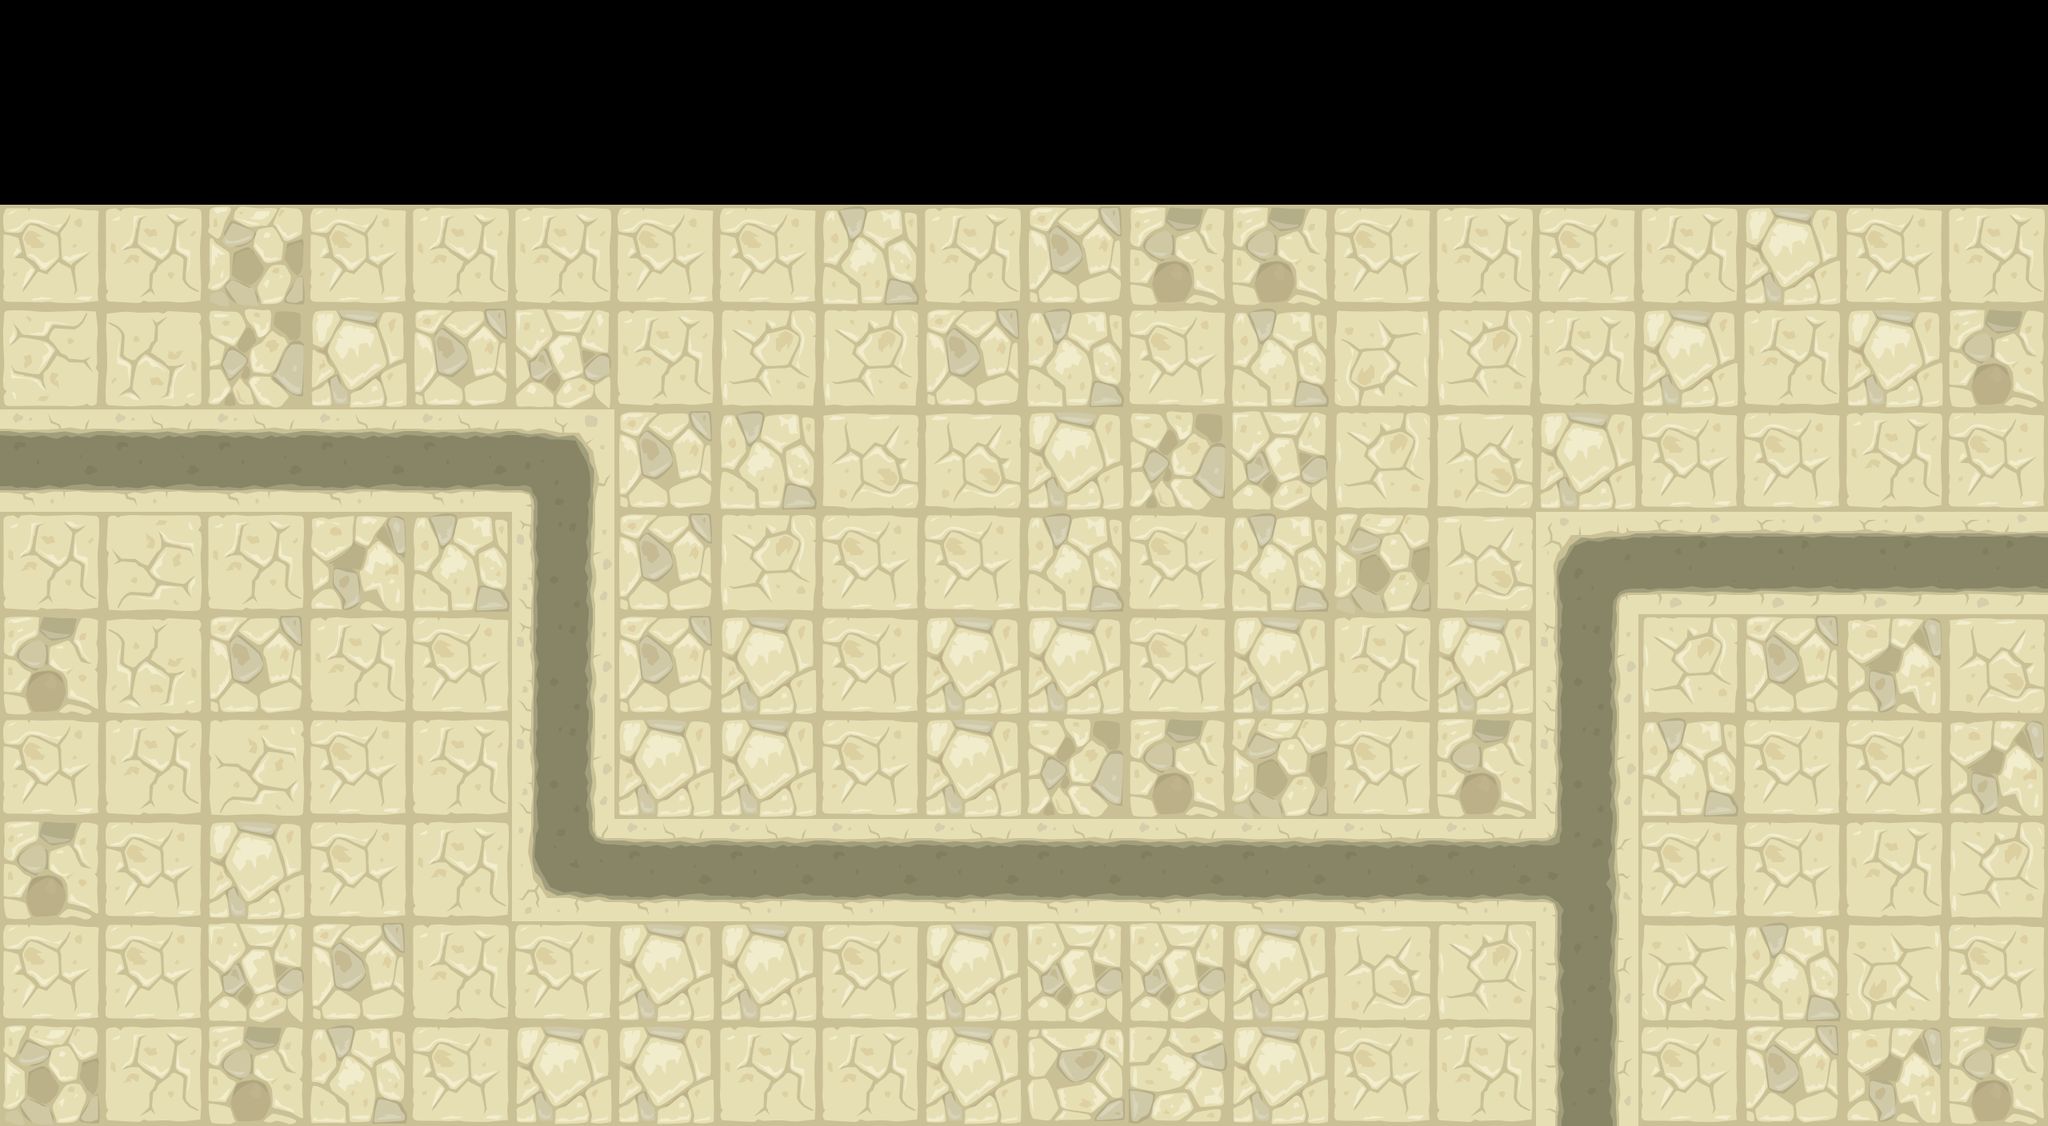

Below is a game level as drawn by its tile map, then a one-line description and the .tmx that defines it (tile-layer data replaced by summaries):
An orthogonal 20x11 tile map with 128x128 px tiles, 4 tile layers (Ground, Objects, Overlay2, Overlay), 2 tilesets and 41 objects (19x TileCollisionCircle, 13x TileCollisionRectangle, 2x StructurePlacement).

<map version="1.0" tiledversion="1.1.3" orientation="orthogonal" renderorder="right-down" width="20" height="11" tilewidth="128" tileheight="128" infinite="0" nextobjectid="213">
 <tileset firstgid="1" source="CombinedAssetsTileset.tsx" />
 <tileset firstgid="1025" source="CollisionShapesTilesets.tsx" />
 <layer name="Ground" width="20" height="11">
  <data>[220 cells, 180 non-empty, 18 distinct tile ids]</data>
 </layer>
 <layer name="Objects" width="20" height="11">
  <data>[220 cells, 52 non-empty, 45 distinct tile ids]</data>
 </layer>
 <layer name="Overlay2" width="20" height="11">
  <data>[220 cells, 52 non-empty, 49 distinct tile ids]</data>
 </layer>
 <layer name="Overlay" width="20" height="11">
  <data>[220 cells, 0 non-empty, 0 distinct tile ids]</data>
 </layer>
 <objectgroup name="EntityLayer">
  <object id="47" gid="125" x="952" y="978" width="128" height="128">
   <properties>
    <property name="PlacementOrder" type="int" value="2" />
   </properties>
  </object>
  <object id="51" gid="125" x="2132" y="1276" width="128" height="128">
   <properties>
    <property name="PlacementOrder" type="int" value="5" />
   </properties>
  </object>
  <object id="52" gid="125" x="446" y="1082" width="128" height="128">
   <properties>
    <property name="PlacementOrder" type="int" value="6" />
   </properties>
  </object>
  <object id="53" gid="125" x="1198" y="1338" width="128" height="128">
   <properties>
    <property name="PlacementOrder" type="int" value="7" />
   </properties>
  </object>
  <object id="54" gid="125" x="1700" y="696" width="128" height="128">
   <properties>
    <property name="PlacementOrder" type="int" value="8" />
   </properties>
  </object>
  <object id="80" type="StructurePlacement" gid="125" x="1324" y="614" width="128" height="128">
   <properties>
    <property name="PlacementOrder" type="int" value="3" />
   </properties>
  </object>
  <object id="128" gid="125" x="1374" y="964" width="128" height="128">
   <properties>
    <property name="PlacementOrder" type="int" value="6" />
   </properties>
  </object>
  <object id="131" type="StructurePlacement" gid="125" x="542" y="456" width="128" height="128">
   <properties>
    <property name="PlacementOrder" type="int" value="3" />
   </properties>
  </object>
 </objectgroup>
 <objectgroup name="Pathing">
  <object id="195" x="-84" y="558">
   <polyline points="6,14 784,24 792,526 2062,524 2074,146 2756,128" />
  </object>
 </objectgroup>
 <objectgroup name="Collisions">
  <object id="17" type="TileCollisionRectangle" gid="1025" x="926.67" y="816.67" width="356" height="66">
   <properties>
    <property name="AxisAlignedRectangleInstanceWidth" type="float" value="238" />
   </properties>
  </object>
  <object id="24" type="TileCollisionRectangle" gid="1025" x="-136.303" y="259.212" width="2809.27" height="128">
   <properties>
    <property name="AxisAlignedRectangleInstanceWidth" type="float" value="2809.27" />
   </properties>
  </object>
  <object id="25" type="TileCollisionRectangle" gid="1025" x="-134" y="1514" width="2794" height="128">
   <properties>
    <property name="AxisAlignedRectangleInstanceWidth" type="float" value="2794" />
   </properties>
  </object>
  <object id="164" type="TileCollisionRectangle" gid="1025" x="301" y="877" width="218" height="66">
   <properties>
    <property name="AxisAlignedRectangleInstanceWidth" type="float" value="218" />
   </properties>
  </object>
  <object id="168" type="TileCollisionCircle" gid="1026" x="813.5" y="965.25" width="64" height="64">
   <properties>
    <property name="Altitude" type="float" value="260" />
    <property name="CircleInstanceRadius" type="float" value="32" />
    <property name="ZHeight" type="float" value="132" />
   </properties>
  </object>
  <object id="169" type="TileCollisionRectangle" gid="1025" x="808.5" y="1256.25" width="64" height="52">
   <properties>
    <property name="AxisAlignedRectangleInstanceHeight" type="float" value="52" />
    <property name="AxisAlignedRectangleInstanceWidth" type="float" value="64" />
   </properties>
  </object>
  <object id="170" type="TileCollisionCircle" gid="1026" x="811.5" y="1031.25" width="64" height="64">
   <properties>
    <property name="Altitude" type="float" value="196" />
    <property name="CircleInstanceRadius" type="float" value="32" />
    <property name="ZHeight" type="float" value="132" />
   </properties>
  </object>
  <object id="171" type="TileCollisionCircle" gid="1026" x="811.5" y="1099.25" width="64" height="64">
   <properties>
    <property name="Altitude" type="float" value="132" />
    <property name="CircleInstanceRadius" type="float" value="32" />
    <property name="ZHeight" type="float" value="132" />
   </properties>
  </object>
  <object id="172" type="TileCollisionCircle" gid="1026" x="731" y="855.75" width="238" height="238">
   <properties>
    <property name="Altitude" type="float" value="450" />
    <property name="CircleInstanceRadius" type="float" value="119" />
   </properties>
  </object>
  <object id="173" type="TileCollisionCircle" gid="1026" x="817.5" y="895.25" width="64" height="64">
   <properties>
    <property name="Altitude" type="float" value="324" />
    <property name="CircleInstanceRadius" type="float" value="32" />
    <property name="ZHeight" type="float" value="132" />
   </properties>
  </object>
  <object id="176" type="TileCollisionCircle" gid="1026" x="1034" y="760" width="112" height="112">
   <properties>
    <property name="Altitude" type="float" value="96" />
    <property name="CircleInstanceRadius" type="float" value="51" />
   </properties>
  </object>
  <object id="177" type="TileCollisionCircle" gid="1026" x="277" y="829" width="238" height="238">
   <properties>
    <property name="Altitude" type="float" value="150" />
    <property name="CircleInstanceRadius" type="float" value="119" />
   </properties>
  </object>
  <object id="179" type="TileCollisionRectangle" gid="1025" x="2002" y="627" width="70" height="66">
   <properties>
    <property name="AxisAlignedRectangleInstanceWidth" type="float" value="238" />
   </properties>
  </object>
  <object id="180" type="TileCollisionCircle" gid="1026" x="1976" y="551" width="128" height="128">
   <properties>
    <property name="Altitude" type="float" value="96" />
    <property name="CircleInstanceRadius" type="float" value="64" />
   </properties>
  </object>
  <object id="184" type="TileCollisionRectangle" gid="1025" x="1571" y="879" width="218" height="66">
   <properties>
    <property name="AxisAlignedRectangleInstanceWidth" type="float" value="218" />
   </properties>
  </object>
  <object id="185" type="TileCollisionCircle" gid="1026" x="1547" y="831" width="238" height="238">
   <properties>
    <property name="Altitude" type="float" value="150" />
    <property name="CircleInstanceRadius" type="float" value="119" />
   </properties>
  </object>
  <object id="196" type="TileCollisionRectangle" gid="1025" x="809" y="387" width="218" height="66">
   <properties>
    <property name="AxisAlignedRectangleInstanceWidth" type="float" value="218" />
   </properties>
  </object>
  <object id="197" type="TileCollisionRectangle" gid="1025" x="421" y="1283" width="218" height="66">
   <properties>
    <property name="AxisAlignedRectangleInstanceWidth" type="float" value="218" />
   </properties>
  </object>
  <object id="198" type="TileCollisionRectangle" gid="1025" x="2148" y="1039" width="356" height="66">
   <properties>
    <property name="AxisAlignedRectangleInstanceHeight" type="float" value="66" />
    <property name="AxisAlignedRectangleInstanceWidth" type="float" value="356" />
   </properties>
  </object>
  </objectgroup>
</map>
<!-- 13 of 41 objects omitted -->